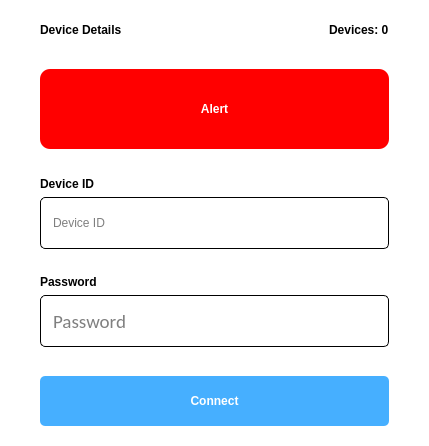
<?xml version="1.0" encoding="UTF-8"?>
<ui version="4.0">
 <class>user_component</class>
 <widget class="QWidget" name="user_component">
  <property name="windowModality">
   <enum>Qt::NonModal</enum>
  </property>
  <property name="geometry">
   <rect>
    <x>0</x>
    <y>0</y>
    <width>429</width>
    <height>446</height>
   </rect>
  </property>
  <property name="windowTitle">
   <string>User Component</string>
  </property>
  <property name="styleSheet">
   <string notr="true">QWidget {
	background-color: white;
	border-radius: 10px;
}

QPushButton {
	height: 50px;
	background-color: rgb(70, 175, 255);
	border: none;
	border-radius: 5px;
	color: white;
	font: 14pt &quot;Calibri&quot;;
	font-weight: 500;
	width: 100%
}

QPushButton::hover {
	background-color: rgb(58, 147, 255);
}

QPushButton::pressed {
	background-color: rgb(54, 140, 255);
	padding-left: 5px;
	padding-top: 5px;
	border: none
}

QLabel {
	font: 14pt &quot;Calibri&quot;;
	font-weight: 500;
	color: black;
}

QLineEdit {
	height: 50px;
	border: 1px solid black;
	border-radius: 5px;
	padding-left: 10px;
	font: 14pt &quot;Calibri&quot;;
}

#user_alert {
	min-height: 80px;
	background: red;
	color: white;
	font: 14pt &quot;Calibri&quot;;
	
}</string>
  </property>
  <layout class="QHBoxLayout" name="horizontalLayout">
   <item>
    <widget class="QWidget" name="widget" native="true">
     <layout class="QVBoxLayout" name="verticalLayout_2">
      <item>
       <layout class="QVBoxLayout" name="verticalLayout">
        <property name="leftMargin">
         <number>20</number>
        </property>
        <property name="rightMargin">
         <number>20</number>
        </property>
        <item>
         <layout class="QVBoxLayout" name="verticalLayout_3">
          <item>
           <layout class="QHBoxLayout" name="horizontalLayout_2">
            <property name="topMargin">
             <number>0</number>
            </property>
            <item>
             <widget class="QLabel" name="label_2">
              <property name="text">
               <string>Device Details</string>
              </property>
             </widget>
            </item>
            <item>
             <spacer name="horizontalSpacer">
              <property name="orientation">
               <enum>Qt::Horizontal</enum>
              </property>
              <property name="sizeHint" stdset="0">
               <size>
                <width>40</width>
                <height>20</height>
               </size>
              </property>
             </spacer>
            </item>
            <item>
             <widget class="QLabel" name="count_dev">
              <property name="text">
               <string>Devices: 0</string>
              </property>
             </widget>
            </item>
           </layout>
          </item>
          <item>
           <spacer name="verticalSpacer_3">
            <property name="orientation">
             <enum>Qt::Vertical</enum>
            </property>
            <property name="sizeHint" stdset="0">
             <size>
              <width>20</width>
              <height>40</height>
             </size>
            </property>
           </spacer>
          </item>
          <item>
           <widget class="QLabel" name="user_alert">
            <property name="text">
             <string>Alert</string>
            </property>
            <property name="textFormat">
             <enum>Qt::AutoText</enum>
            </property>
            <property name="alignment">
             <set>Qt::AlignCenter</set>
            </property>
            <property name="wordWrap">
             <bool>true</bool>
            </property>
           </widget>
          </item>
          <item>
           <spacer name="verticalSpacer_5">
            <property name="orientation">
             <enum>Qt::Vertical</enum>
            </property>
            <property name="sizeHint" stdset="0">
             <size>
              <width>20</width>
              <height>40</height>
             </size>
            </property>
           </spacer>
          </item>
          <item>
           <widget class="QLabel" name="id_label">
            <property name="text">
             <string>Device ID</string>
            </property>
           </widget>
          </item>
          <item>
           <widget class="QLineEdit" name="dev_id">
            <property name="placeholderText">
             <string>Device ID</string>
            </property>
           </widget>
          </item>
          <item>
           <spacer name="verticalSpacer_2">
            <property name="orientation">
             <enum>Qt::Vertical</enum>
            </property>
            <property name="sizeType">
             <enum>QSizePolicy::MinimumExpanding</enum>
            </property>
            <property name="sizeHint" stdset="0">
             <size>
              <width>20</width>
              <height>20</height>
             </size>
            </property>
           </spacer>
          </item>
          <item>
           <widget class="QLabel" name="pwd_label">
            <property name="text">
             <string>Password</string>
            </property>
           </widget>
          </item>
          <item>
           <widget class="QLineEdit" name="dev_pwd">
            <property name="font">
             <font>
              <family>Calibri</family>
              <pointsize>14</pointsize>
              <weight>50</weight>
              <italic>false</italic>
              <bold>false</bold>
             </font>
            </property>
            <property name="inputMethodHints">
             <set>Qt::ImhHiddenText|Qt::ImhNoAutoUppercase|Qt::ImhNoPredictiveText|Qt::ImhSensitiveData</set>
            </property>
            <property name="echoMode">
             <enum>QLineEdit::Password</enum>
            </property>
            <property name="placeholderText">
             <string>Password</string>
            </property>
           </widget>
          </item>
          <item>
           <spacer name="verticalSpacer">
            <property name="orientation">
             <enum>Qt::Vertical</enum>
            </property>
            <property name="sizeHint" stdset="0">
             <size>
              <width>20</width>
              <height>40</height>
             </size>
            </property>
           </spacer>
          </item>
         </layout>
        </item>
        <item>
         <widget class="QPushButton" name="connect_client">
          <property name="text">
           <string>Connect</string>
          </property>
         </widget>
        </item>
        <item>
         <spacer name="verticalSpacer_4">
          <property name="orientation">
           <enum>Qt::Vertical</enum>
          </property>
          <property name="sizeHint" stdset="0">
           <size>
            <width>20</width>
            <height>40</height>
           </size>
          </property>
         </spacer>
        </item>
       </layout>
      </item>
     </layout>
    </widget>
   </item>
  </layout>
 </widget>
 <resources/>
 <connections/>
</ui>
